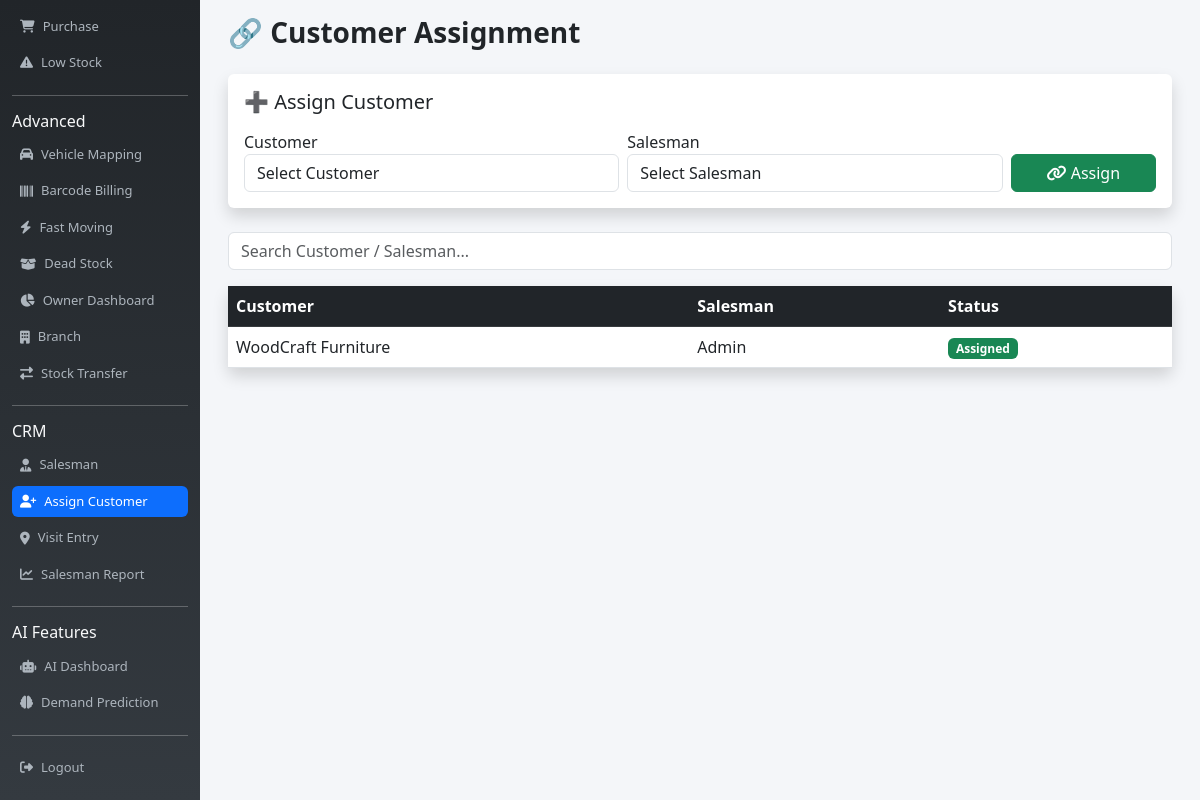
/assign-customer/, run on an earlier commit of the app's database.
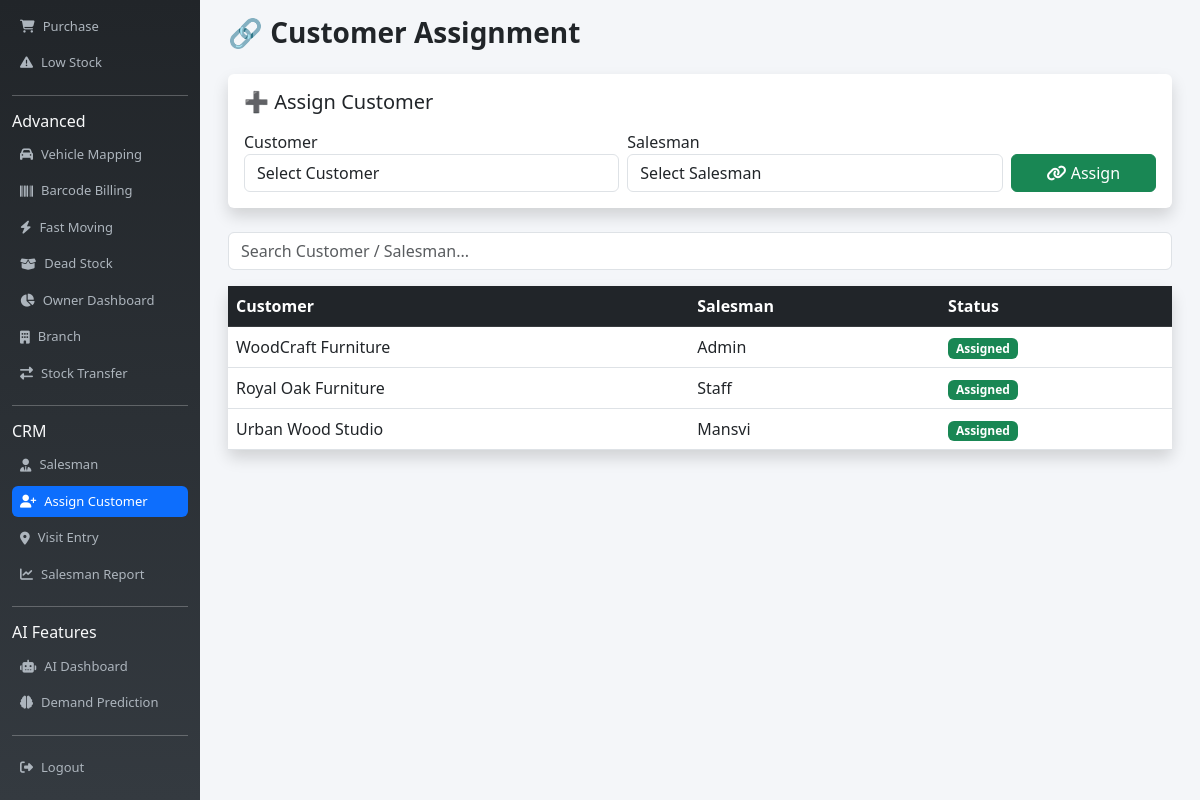
And on a later commit of the database.
### billing_app/models.py (models this page shows, shortened)
class CustomerAssign(models.Model):
    customer = models.ForeignKey(Customer, on_delete=models.CASCADE)
    salesman = models.ForeignKey(Salesman, on_delete=models.CASCADE)
    class Meta:
        unique_together = ('customer', 'salesman')  # جلوگیری duplicate

class Customer(models.Model):
    name = models.CharField(max_length=100)
    phone = models.CharField(max_length=15)
    address = models.TextField()
    state = models.CharField(max_length=50, default="Gujarat")
    gstin = models.CharField(max_length=20, blank=True, null=True)
    discount = models.FloatField(default=0)
    pan = models.CharField(max_length=10, blank=True, null=True)

class Salesman(models.Model):
    user = models.OneToOneField(User, on_delete=models.CASCADE)
    phone = models.CharField(max_length=15)

### billing_app/views.py (the view, shortened to what this page needs)
# urls.py: path('assign-customer/', views.assign_customer, name='assign_customer'),
def assign_customer(request):
    return render(request, 'assign_customer.html', {
        'customers': Customer.objects.all(),
        'salesmen': Salesman.objects.all(),
        'data': CustomerAssign.objects.select_related('customer', 'salesman')
    })

### billing_app/templates/assign_customer.html (shortened to what this page needs)
{% extends 'base.html' %}
{% block content %}
<div class="container">
    <h3 class="fw-bold mb-4">🔗 Customer Assignment</h3>
    <div class="card shadow border-0 mb-4">
        <div class="card-body">
            <h5 class="mb-3">➕ Assign Customer</h5>
            <form method="post" class="row g-2">
                <div class="col-md-5">
                    <label>Customer</label>
                    <select name="customer" class="form-control" required>
                        <option value="">Select Customer</option>
                    </select>
                </div>
                <div class="col-md-5">
                    <label>Salesman</label>
                    <select name="salesman" class="form-control" required>
                        <option value="">Select Salesman</option>
                    </select>
                </div>
                <div class="col-md-2 d-flex align-items-end">
                    <button class="btn btn-success w-100">
                        <i class="fas fa-link"></i> Assign
                    </button>
                </div>
            </form>
        </div>
    </div>
    <input type="text" id="search" class="form-control mb-3"
           placeholder="Search Customer / Salesman...">
    <div class="card shadow border-0">
        <div class="card-body p-0">
            <table class="table table-hover mb-0" id="table">
                <thead class="table-dark">
                    <tr>
                        <th>Customer</th>
                        <th>Salesman</th>
                        <th>Status</th>
                    </tr>
                </thead>
                <tbody>
                    {% for a in data %}
                    <tr>
                        <td>{{ a.customer.name }}</td>
                        <td>{{ a.salesman.user.username }}</td>
                        <td>
                            <span class="badge bg-success">Assigned</span>
                        </td>
                    </tr>
                    {% empty %}
                    <tr>
                        <td colspan="3" class="text-center text-muted p-3">
                            No Assignments Found
                        </td>
                    </tr>
                    {% endfor %}
                </tbody>
            </table>
        </div>
    </div>
</div>
{% endblock %}

What changed in the data, as far as the page shows it:
added CustomerAssign: customer.name "Royal Oak Furniture", salesman.user.username "Staff"
added CustomerAssign: customer.name "Urban Wood Studio", salesman.user.username "Mansvi"
